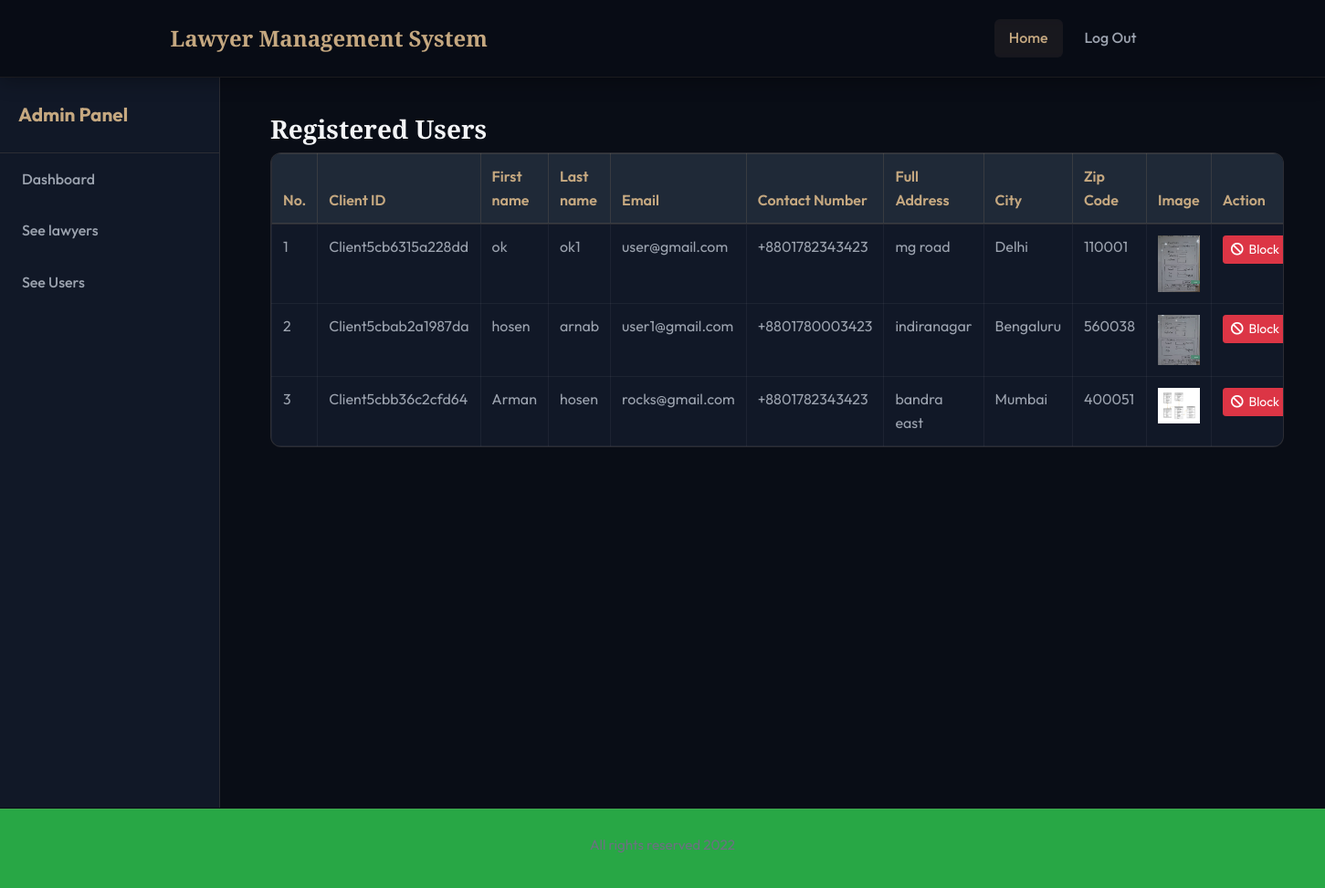
The app's page /admin_user.php (signed in) with its own data.
### tables this page shows
CREATE TABLE `user` (
  `u_id` varchar(20) NOT NULL,
  `first_Name` varchar(100) NOT NULL,
  `last_Name` varchar(100) NOT NULL,
  `email` varchar(100) NOT NULL,
  `password` varchar(100) NOT NULL,
  `status` varchar(100) NOT NULL,
  `role` varchar(100) NOT NULL
);

CREATE TABLE `client` (
  `client_id` varchar(20) NOT NULL,
  `contact_number` varchar(15) NOT NULL,
  `full_address` varchar(200) NOT NULL,
  `city` varchar(100) NOT NULL,
  `zip_code` varchar(50) NOT NULL,
  `image` varchar(200) NOT NULL
);

### admin_user.php (the view, shortened to what this page needs)
<?php
	if($_SESSION['login']==TRUE AND $_SESSION['status']=='Active'){
	?>
	<!doctype html>
	<html lang="en">
		<head>
			<link rel="stylesheet" href="https://use.fontawesome.com/releases/v5.8.1/css/all.css">
			<link rel="stylesheet" href="css/all.css">
			<link rel="stylesheet" href="css/simple-sidebar.css">
			<link rel="stylesheet" href="css/bootstrap.css">
			<link rel="stylesheet" href="css/style.css">
			<link rel="stylesheet" href="css/media.css">
		</head>
		<body>
			<header class="customnav bg-success">
				<div class="container">
					<div class="row">
						<div class="col-md-12">
							<nav class="navbar navbar-expand-lg ">
								<a class="navbar-brand cus-a" href="#">Lawyer Management System</a>
								<div class="collapse navbar-collapse" id="navbarSupportedContent">
									<ul class="navbar-nav ml-auto ">
										<li class="active">
											<a class="nav-link cus-a" href="#">Home <span class="sr-only">(current)</span></a>
										</li>
										<li class="">
											<a class="nav-link cus-a" href="logout.php">Log Out</a>
										</li>
									</ul>
								</div>
							</nav>
						</div>
					</div>
				</div>
			</header>
			<body>
				<div class="d-flex" id="wrapper">
					<div class="bg-light border-right" id="sidebar-wrapper">
						<div class="sidebar-heading">Admin Panel</div>
						<div class="list-group list-group-flush">
							<a href="admin_dashboard.php" class="list-group-item list-group-item-action bg-light">Dashboard</a>
							<a href="admin_lawyer.php" class="list-group-item list-group-item-action bg-light">See lawyers</a>
							<a href="admin_user.php" class="list-group-item list-group-item-action bg-light">See Users</a>
						</div>
					</div>
					<section class="bookingrqst">
						<div class="container">
							<div class="span7">
								<div class="widget stacked widget-table action-table">
									<div class="widget-header">
										<h3>Registered Users</h3>
									</div>
									<div class="widget-content">
										<table class="table table-bordered  table-primary table-responsive">
											<thead>
												<tr>
													<th>No.</th>
													<th>Client ID</th>
													<th>First name</th>
													<th>Last name</th>
													<th>Email</th>
													<th>Contact Number</th>
													<th>Full Address</th>
													<th>City</th>
													<th>Zip Code</th>
													<th>Image</th>
													<th>Action</th>
												</tr>
											</thead>
											<tbody id="myTable">
											<?php
												$conn = connect();
												$result = mysqli_query($conn,"SELECT * FROM user INNER JOIN client on user.u_id=client.client_id");
												$counter = 0;
												while($row = mysqli_fetch_array($result)) {
												?>
													<tr>
														<td><?php echo ++$counter ;?></td>
														<td><?php echo $row["u_id"]; ?></td>
														<td><?php echo $row["first_Name"]; ?></td>
														<td><?php echo $row["last_Name"]; ?></td>
														<td><?php echo $row["email"]; ?></td>
														<td>+88<?php echo $row["contact_number"]; ?></td>
														<td><?php echo $row["full_address"]; ?></td>
														<td><?php echo $row["city"]; ?></td>
														<td><?php echo $row["zip_code"]; ?></td>
														<td><img src="images/upload/<?php echo $row["image"]; ?>" class="img-fluid " alt="<?php echo $row["image"]; ?>"></td>
														<?php if ($row['status']=='Active'){ ?>
															<td>
																<a class="btn btn-sm btn-danger" href="admin_user.php?block_id=<?=$row['u_id']?>"><i class="fa fa-ban"></i>&nbsp; Block</a>
															</td>
															<?php }
															else{?>
															<td>
																<a class="btn btn-sm btn-warning" href="admin_user.php?unblock_id=<?=$row['u_id']?>"><i class="fa fa-unlock "></i>&nbsp; UnBlock</a>
															</td>
														<?php }?>
													</tr>
													<?php
													}
												?>
											</tbody>
											</table>
										</div>
									</div>
								</div>
							</div>
						</section>
					</div>
				</body>
				<footer class ="bg-success">
					<div class="container">
						<div class="row">
							<div class="col">
								<h5>All rights reserved 2022</h5>
							</div>
						</div>
					</div>
				</footer>
			</body>
		</html>
		<?php
		}else
		header('location:login.php?deactivate');
	?>

### css/all.css (style rules this page uses)
.fa,.fab,.fal,.far,.fas { -moz-osx-font-smoothing:grayscale;-webkit-font-smoothing:antialiased;display:inline-block;font-style:normal;font-variant:normal;text-rendering:auto;line-height:1 }
.fa-ban:before { content:"\f05e" }
.fa,.far,.fas { font-family:"Font Awesome 5 Free" }
.fa,.fas { font-weight:900 }

### css/simple-sidebar.css (style rules this page uses)
body { overflow-x: hidden; }
#sidebar-wrapper { min-height: 100vh; margin-left: -15rem; -webkit-transition: margin .25s ease-out; -moz-transition: margin .25s ease-out; -o-transition: margin .25s ease-out; transition: margin .25s ease-out; }
#sidebar-wrapper .sidebar-heading { padding: 0.875rem 1.25rem; font-size: 1.2rem; }
#sidebar-wrapper .list-group { width: 15rem; }
@media (min-width: 768px) { #sidebar-wrapper { margin-left: 0; } }

### css/style.css (style rules this page uses)
:root { --bg-primary: #090d16; --bg-secondary: #111827; --bg-tertiary: #1f2937; --accent: #c5a880; --accent-hover: #b39262; --text-primary: #f3f4f6; --text-secondary: #9ca3af; --text-muted: #6b7280; --success: #10b981; --danger: #ef4444; --info: #3b82f6; --border-color: rgba(197, 168, 128, 0.15); --border-color-focus: rgba(197, 168, 128, 0.5); --font-sans: 'Outfit', sans-serif; --font-serif: 'Playfair Display', serif; --card-shadow: 0 10px 30px -10px rgba(0, 0, 0, 0.5); }
* { margin: 0; padding: 0; box-sizing: border-box; }
html, body { height: 100%; background-color: var(--bg-primary) !important; color: var(--text-primary) !important; font-family: var(--font-sans) !important; line-height: 1.6; }
body { display: flex !important; min-height: 100% !important; flex-direction: column; }
h1, h2, h3, h4, h5, h6, .navbar-brand { font-family: var(--font-serif); color: var(--text-primary); font-weight: 700; }
.customnav { background-color: var(--bg-secondary) !important; border-bottom: 1px solid var(--border-color); padding: 10px 0; height: auto !important; box-shadow: 0 4px 20px rgba(0,0,0,0.3); }
.customnav .navbar-brand { font-size: 1.5rem; font-weight: 700; color: var(--accent) !important; transition: color 0.3s ease; }
.customnav .nav-link { font-family: var(--font-sans); font-weight: 500; color: var(--text-secondary) !important; padding: 8px 16px !important; margin: 0 4px; border-radius: 6px; transition: all 0.3s ease; }
.customnav .nav-link:hover, .customnav .active .nav-link { color: var(--accent) !important; background-color: rgba(197, 168, 128, 0.08); }
#sidebar-wrapper { background-color: var(--bg-secondary) !important; border-right: 1px solid var(--border-color) !important; }
#sidebar-wrapper .sidebar-heading { border-bottom: 1px solid var(--border-color); color: var(--accent); font-weight: 700; font-size: 1.3rem; padding: 24px 20px; }
#sidebar-wrapper .list-group-item { background-color: transparent !important; border: none !important; color: var(--text-secondary) !important; padding: 16px 24px !important; font-weight: 500; border-left: 3px solid transparent; transition: all 0.2s ease; }
.bookingrqst, .editprofile { padding: 40px; width: 100%; }
.table { background-color: var(--bg-secondary) !important; color: var(--text-primary) !important; border: 1px solid var(--border-color) !important; border-radius: 12px !important; overflow: hidden; }
.table th { background-color: var(--bg-tertiary) !important; color: var(--accent) !important; border-color: var(--border-color) !important; font-family: var(--font-sans); font-weight: 600; }
.table td { border-color: rgba(255,255,255,0.05) !important; color: var(--text-secondary); }
footer { background-color: var(--bg-secondary) !important; border-top: 1px solid var(--border-color); margin-top: auto; padding: 30px 0; }
footer h5 { font-family: var(--font-sans); font-size: 0.95rem; font-weight: 400; color: var(--text-muted); text-align: center; }
body::before { content: ''; position: fixed; width: 600px; height: 600px; background: radial-gradient(circle, rgba(197, 168, 128, 0.04) 0%, rgba(0, 0, 0, 0) 70%); top: -10%; left: -10%; z-index: -1; pointer-events: none; filter: blur(80px); }
body::after { content: ''; position: fixed; width: 700px; height: 700px; background: radial-gradient(circle, rgba(59, 130, 246, 0.03) 0%, rgba(0, 0, 0, 0) 70%); bottom: -15%; right: -10%; z-index: -1; pointer-events: none; filter: blur(80px); }
.customnav { backdrop-filter: blur(16px) !important; -webkit-backdrop-filter: blur(16px) !important; background-color: rgba(9, 13, 22, 0.75) !important; position: sticky; top: 0; z-index: 1030; border-bottom: 1px solid rgba(197, 168, 128, 0.1) !important; }

### records on screen
user: u_id "Client5cb6315a228dd", first_Name "ok", last_Name "ok1", email "user@gmail.com", client.contact_number "01782343423", client.full_address "mg road", client.city "Delhi", client.zip_code "110001", client.image (picture)
user: u_id "Client5cbab2a1987da", first_Name "hosen", last_Name "arnab", email "user1@gmail.com", client.contact_number "01780003423", client.full_address "indiranagar", client.city "Bengaluru", client.zip_code "560038", shows a picture
user: u_id "Client5cbb36c2cfd64", first_Name "Arman", last_Name "hosen", email "rocks@gmail.com", client.contact_number "01782343423", client.full_address "bandra east", client.city "Mumbai", client.zip_code "400051", shows a picture
